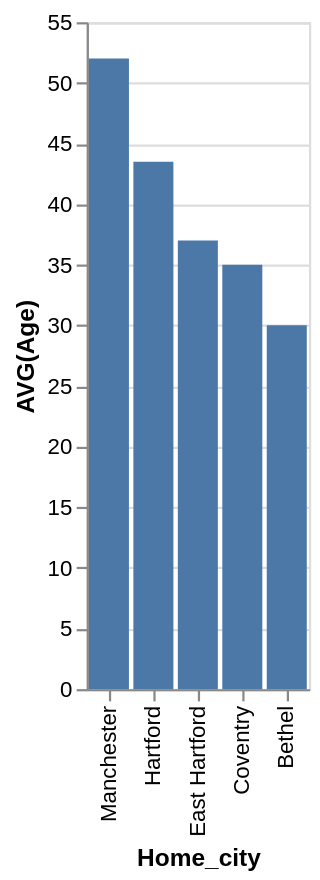

Describe this chart as a Vega-Lite specification.
### Vega-Lite specification from a JSON file in a GitHub repository (floating-point values rounded to 4 significant figures)
{"data": {"values": [{"x_data": "Manchester", "y_data": 52}, {"x_data": "Hartford", "y_data": 43.5}, {"x_data": "East Hartford", "y_data": 37}, {"x_data": "Coventry", "y_data": 35}, {"x_data": "Bethel", "y_data": 30}]}, "mark": "bar", "encoding": {"x": {"field": "x_data", "type": "nominal", "title": "Home_city", "sort": {"op": "sum", "field": "y_data", "order": "descending"}}, "y": {"field": "y_data", "type": "quantitative", "title": "AVG(Age)"}}}
